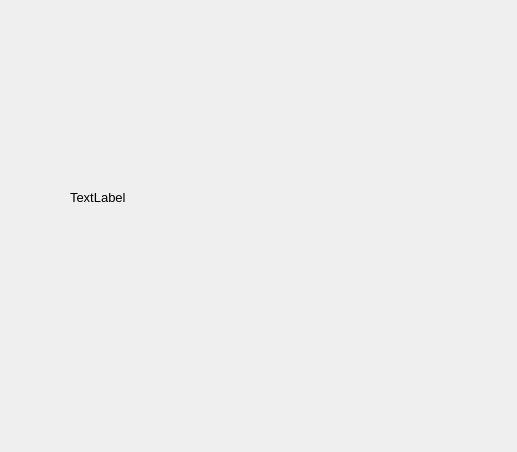
<?xml version="1.0" encoding="UTF-8"?>
<ui version="4.0">
 <class>MainWindow</class>
 <widget class="QMainWindow" name="MainWindow">
  <property name="geometry">
   <rect>
    <x>0</x>
    <y>0</y>
    <width>517</width>
    <height>452</height>
   </rect>
  </property>
  <property name="windowTitle">
   <string>MainWindow</string>
  </property>
  <widget class="QWidget" name="centralWidget">
   <widget class="QLabel" name="label">
    <property name="geometry">
     <rect>
      <x>70</x>
      <y>190</y>
      <width>371</width>
      <height>211</height>
     </rect>
    </property>
    <property name="font">
     <font>
      <pointsize>10</pointsize>
     </font>
    </property>
    <property name="text">
     <string>TextLabel</string>
    </property>
    <property name="alignment">
     <set>Qt::AlignLeading|Qt::AlignLeft|Qt::AlignTop</set>
    </property>
   </widget>
  </widget>
 </widget>
 <layoutdefault spacing="6" margin="11"/>
 <resources/>
 <connections/>
</ui>
